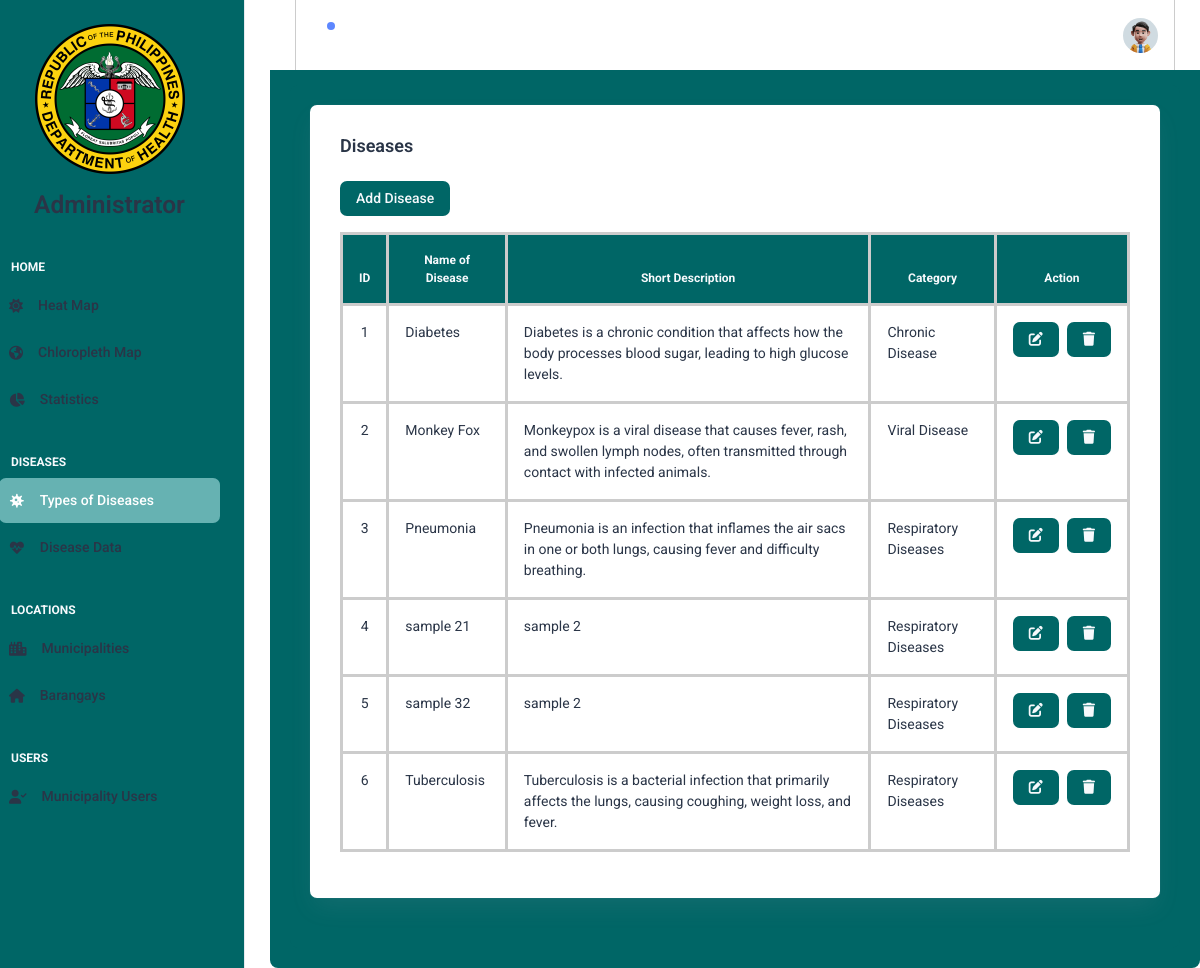
/admin/diseases.php (signed in), run on the app's committed database.
### tables this page shows
CREATE TABLE `diseases` (
  `id` int NOT NULL,
  `name_of_disease` varchar(255) NOT NULL,
  `short_description` text NOT NULL,
  `disease_category` varchar(100) NOT NULL,
  `created_at` timestamp NULL DEFAULT CURRENT_TIMESTAMP,
  `updated_at` timestamp NULL DEFAULT CURRENT_TIMESTAMP ON UPDATE CURRENT_TIMESTAMP
);

### function.php (called while the page is built, shortened)
<?php
class Functions
{
    private $db;
    public function __construct()
    {
        $this->db = new conn();
    }
    public function getAllDiseases()
    {
        $sql = 'SELECT * FROM diseases ORDER BY name_of_disease ASC';
        $stmt = $this->db->conn->prepare($sql);
        $stmt->execute();
        $data = $stmt->fetchAll(PDO::FETCH_OBJ);
        return $data;
    }
}
?>

### conn.example.php (called while the page is built)
<?php
class conn{
	private $hostdb = "localhost";
	private $userdb = "root";
	private $passdb = "";
	private $namedb = "health_cases";
	public $conn;
	public function __construct(){
		if (!isset($this->conn)){
			try {
				$link = new PDO("mysql:host=".$this->hostdb.";dbname=".$this->namedb, $this->userdb, $this->passdb);
				$link->setAttribute(PDO::ATTR_ERRMODE, PDO::ERRMODE_EXCEPTION);
				$link->exec("SET CHARACTER SET utf8");
				$this->conn = $link;
			} catch (PDOException $e){
				die("Failed to connect with Database".$e->getMessage());
			}
		}
	}
}
?>

### admin/diseases.php (the view, shortened to what this page needs)
<?php
include 'header.php';
?>
<link rel="stylesheet" href="https://cdnjs.cloudflare.com/ajax/libs/font-awesome/6.0.0-beta3/css/all.min.css">
<link rel="stylesheet" href="https://cdn.datatables.net/2.0.3/css/dataTables.bootstrap5.css">
<link rel="stylesheet" href="../assets/css/tablee.css">
<link rel="stylesheet" href="../assets/css/requestss.css">
<div class="container-fluid">
    <div class="card">
        <div class="card-body">
            <h5 class="card-title fw-semibold mb-4 text-dark">Diseases</h5>
            <a class="btn fw-bold mb-3 text-light" role="button" href="add_disease.php" style="background-color: #006666">Add Disease</a>
            <div class="col-lg-12 d-flex align-items-stretch text-dark">
                <div class="w-100">
                    <div class="table-responsive">
                        <table class="table table-bordered table-hover" id="table">
                            <thead class="text-dark">
                                <tr>
                                    <th class="border-bottom-0 header text-light">ID</th>
                                    <th class="border-bottom-0 header text-light">Name of Disease</th>
                                    <th class="border-bottom-0 header text-light">Short Description</th>
                                    <th class="border-bottom-0 header text-light">Category</th>
                                    <th class="border-bottom-0 header text-light">Action</th>
                                </tr>
                            </thead>
                            <tbody class="text-dark">
                                <?php
                                $i = 0;
                                $diseases = $function->getAllDiseases();
                                if ($diseases) {
                                    foreach ($diseases as $disease) :
                                        $i++;
                                        $id = $disease->id;
                                ?>
                                        <tr class="text-align-left">
                                            <td class="text-center"><?= $i; ?></td>
                                            <td><?= $disease->name_of_disease; ?></td>
                                            <td><?= $disease->short_description; ?></td>
                                            <td><?= $disease->disease_category; ?></td>
                                            <td>
                                                <div  class="d-flex">
                                                    <a class="btn me-2 text-light" style="background-color: #006666" href="update_disease.php?id=<?= $id; ?>" title="Edit Disease">
                                                        <i class="fa fa-edit"></i>
                                                    </a>
                                                    <form action='../navigate.php' method='post' style='display: inline;'>
                                                        <button class='btn text-light' style="background-color: #006666" name='btn-delete-disease' type='submit' onclick="return confirm('Are you sure you want to delete this disease?');" title='Delete Disease'>
                                                            <i class='fa fa-trash'></i>
                                                        </button>
                                                    </form>
                                                </div>
                                            </td>
                                        </tr>
                                <?php
                                    endforeach;
                                } else {
                                    echo "<tr><td colspan='5' class='text-center text-dark'>No diseases found</td></tr>";
                                }
                                ?>
                            </tbody>
                        </table>
                    </div>
                </div>
            </div>
        </div>
    </div>
</div>

### assets/css/external.css (style rules this page uses)
body { background-color: #fff; }
.btn { border: none !important; justify-content: start !important; }

### assets/css/headerr.css (style rules this page uses)
.body-wrapper .container-fluid { background-color: #006666; color: #ecf0f1; padding: 20px; border-radius: 8px; }

### assets/css/tablee.css (style rules this page uses)
body { font-family: "Roboto", sans-serif; }
.table thead { background-color: #006666; color: #000 !important; }
.table-bordered { border: 1px solid #CCCCCC; }
.table-bordered td, .table-bordered th { border: 3px solid #CCCCCC; }

### assets/css/requestss.css (style rules this page uses)
.header { font-weight: bold !important; font-size: 12px !important; text-align: center !important; }

### admin/header.php (style rules this page uses)
body { font-family: 'Roboto', sans-serif; }

### data on the page
diseases: name_of_disease "Diabetes", short_description "Diabetes is a chronic condition that affects how the body processes blood sugar, leading to high glucose levels.", disease_category "Chronic Disease"
diseases: name_of_disease "Monkey Fox", short_description "Monkeypox is a viral disease that causes fever, rash, and swollen lymph nodes, often transmitted through contact with infected animals.", disease_category "Viral Disease"
diseases: name_of_disease "Pneumonia", short_description "Pneumonia is an infection that inflames the air sacs in one or both lungs, causing fever and difficulty breathing.", disease_category "Respiratory Diseases"
diseases: name_of_disease "sample 21", short_description "sample 2", disease_category "Respiratory Diseases"
diseases: name_of_disease "sample 32", short_description "sample 2", disease_category "Respiratory Diseases"
diseases: name_of_disease "Tuberculosis", short_description "Tuberculosis is a bacterial infection that primarily affects the lungs, causing coughing, weight loss, and fever.", disease_category "Respiratory Diseases"
